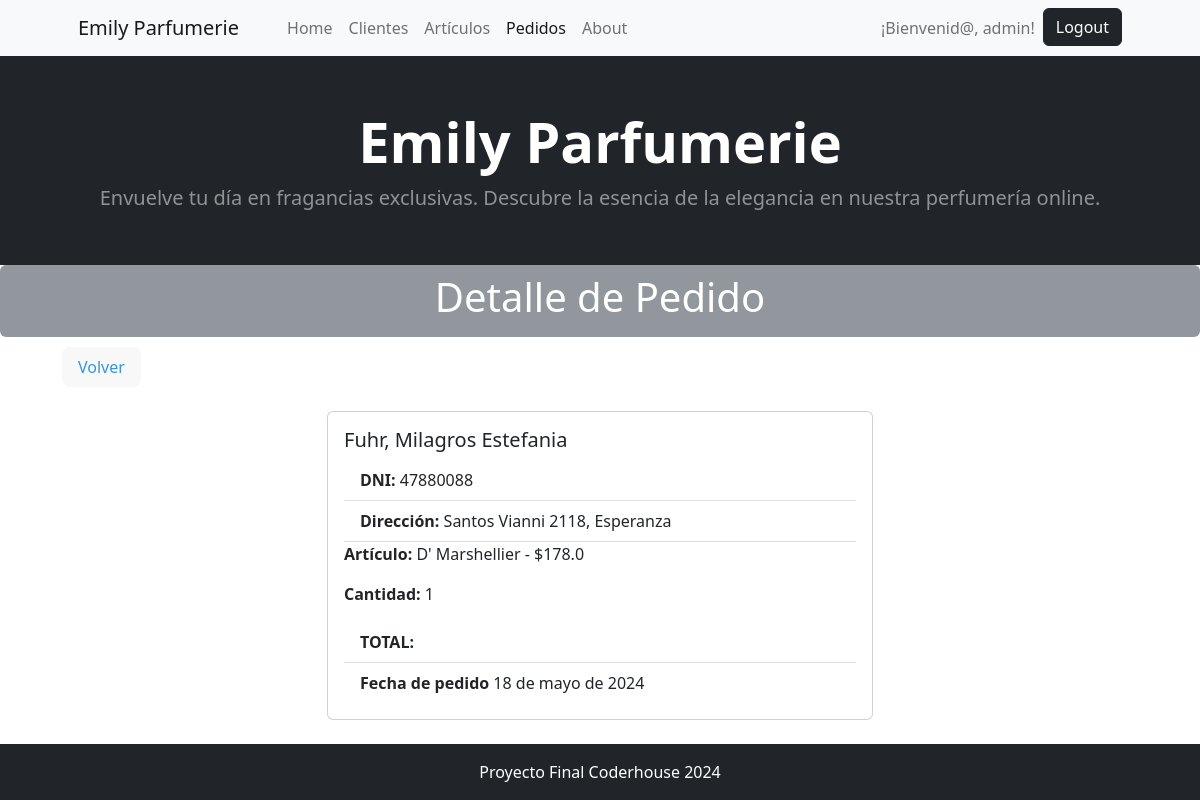
/cliente/pedido/detail/7 (signed in), run on an earlier commit of the app's database.
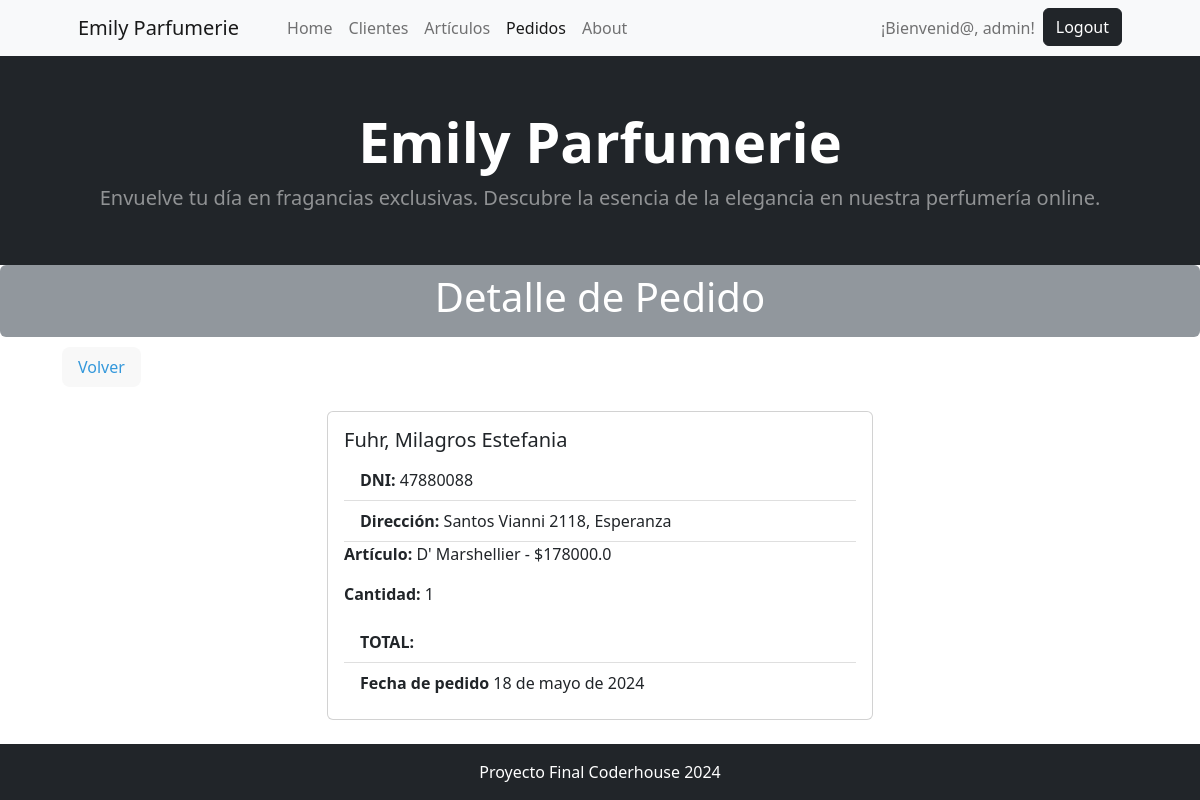
And on a later commit of the database.
### cliente/models.py (models this page shows, shortened)
class Pedido(models.Model):
    cliente = models.ForeignKey(Cliente,on_delete=models.SET_NULL, null=True, blank=True,verbose_name='Cliente')
    articulo = models.ForeignKey(Articulo,on_delete=models.SET_NULL, null=True, blank=True,verbose_name='Artículo')
    cantidad = models.IntegerField(verbose_name='Cantidad', default=0)
    fecha_actualizacion = models.DateField(null=True, blank=True, default=timezone.now, editable=False, verbose_name="Fecha de actualización")

class Cliente(models.Model):
    nombre = models.CharField(max_length=200, verbose_name='Nombre')
    apellido = models.CharField(max_length=200, verbose_name='Apellido')
    dni = models.CharField(max_length=8,verbose_name='DNI', unique=True)
    fecha_nacimiento = models.DateField(null=True, blank=True, verbose_name="Fecha de Nacimiento")
    direccion =  models.CharField(max_length=200, verbose_name='Dirección')
    ciudad =  models.CharField(max_length=200, verbose_name='Ciudad', default='',null=False)
    def __str__(self):
        return f"{self.apellido}, {self.nombre}"
    class Meta:
        verbose_name_plural = "Clientes"
        verbose_name = 'Cliente'

### articulo/models.py (models this page shows)
class Articulo(models.Model):
    nombre = models.CharField(max_length=200, verbose_name='Nombre')
    descripcion = models.CharField(max_length=200, verbose_name='Descripción')
    precio =  models.FloatField(max_length=200, verbose_name='Precio')
    fecha_actualizacion = models.DateField(null=True, blank=True, default=timezone.now, editable=False, verbose_name="Fecha de actualización")
    def __str__(self):
        return f"{self.nombre} - ${self.precio}"
    class Meta:
        verbose_name_plural = "Artículos"
        verbose_name = 'Artículo'

### cliente/views.py (the view)
# urls.py: path("pedido/detail/<int:pk>", views.PedidoDetail.as_view(), name="pedido_detail"),
@method_decorator(login_required, name='dispatch')
class PedidoDetail(DetailView):
    model = models.Pedido

### cliente/templates/cliente/pedido_detail.html
{% extends 'core/base.html' %}
{% block titulo %}
    Detalle de Pedido
{% endblock titulo %}
{% block contenido %}
<div class="container">
    <div style="margin-left: 20px; margin-top: 10px; display: inline-block; background-color: #f8f8f8; color: #3498db; padding: 8px 16px; border-radius: 8px;">
        <a href="{% url 'cliente:pedido_list' %}" style="color: #3498db; text-decoration: none;">Volver</a>
    </div>
    <div class="row justify-content-center mt-4">
        <div class="col-md-6">
            <div class="card">
                <div class="card-body">
                    <h5 class="card-title">{{ object.cliente }}</h5>
                    <ul class="list-group list-group-flush">
                        <li class="list-group-item"><strong>DNI:</strong> {{ object.cliente.dni }}</li>
                        <li class="list-group-item"><strong>Dirección:</strong> {{ object.cliente.direccion }}, {{ object.cliente.ciudad }}</li>
                        <p class="card-text">
                            <strong>Artículo:</strong> {{ object.articulo }}
                        </p>
                        <p class="card-text">
                            <strong>Cantidad:</strong>  {{ object.cantidad }}
                        </p>
                        <li class="list-group-item"><strong>TOTAL:</strong></li>
                        <li class="list-group-item"><strong>Fecha de pedido</strong> {{ object.fecha_actualizacion }}</li>
                    </ul>
                </div>
            </div>
        </div>
    </div>
</div>
{% endblock contenido %}

What changed in the data, as far as the page shows it:
changed through a linked row, Pedido "Fuhr, Milagros Estefania": articulo "D' Marshellier - $178.0" → "D' Marshellier - $178000.0"
